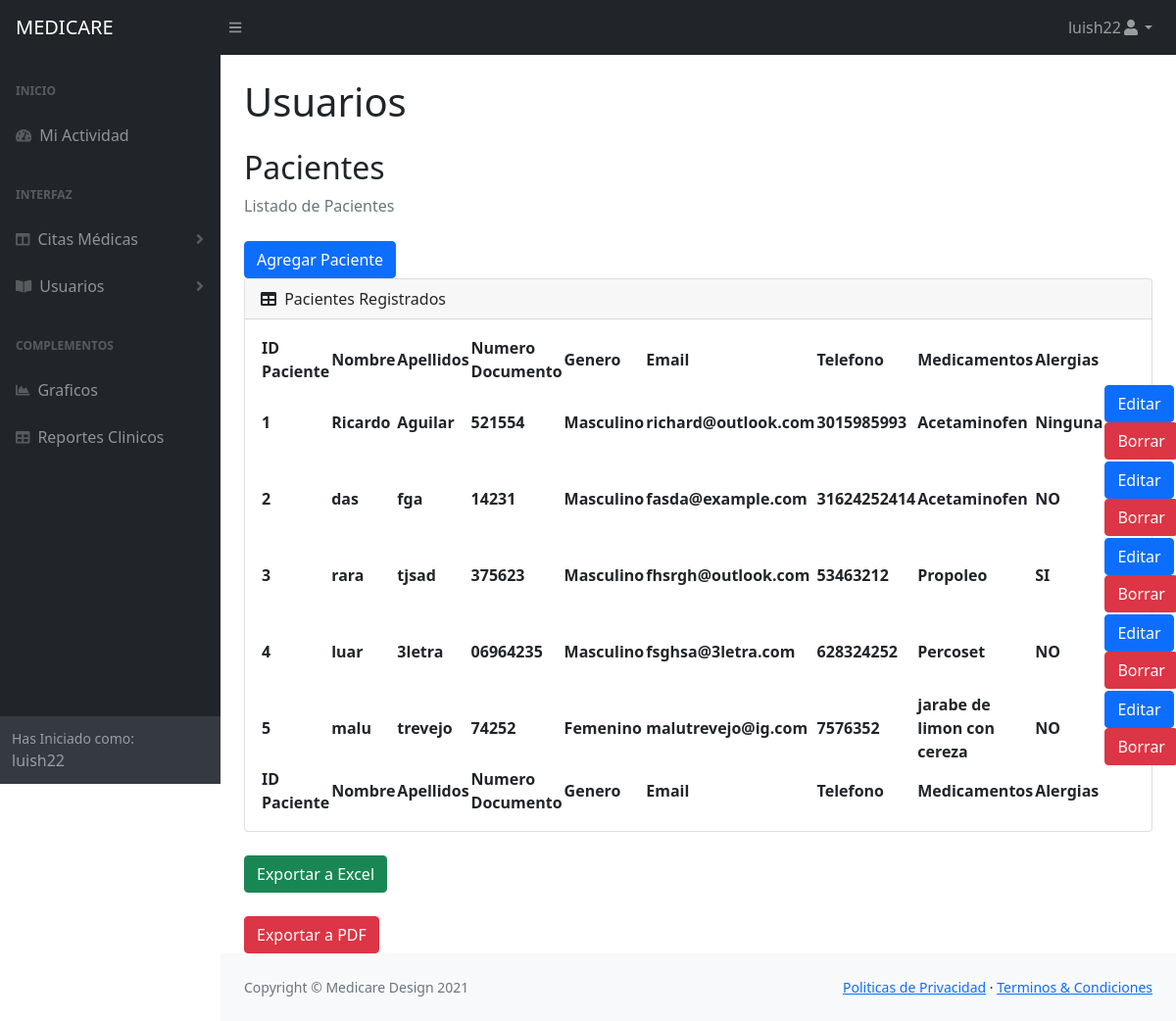
The app's page /listadopacientes.php (signed in) with its own data.
### tables this page shows
CREATE TABLE `pacientes` (
  `id_pacientes` int(11) NOT NULL,
  `nombre_paciente` varchar(55) NOT NULL,
  `apellidos` varchar(55) NOT NULL,
  `num_documento` varchar(55) NOT NULL,
  `genero` varchar(55) NOT NULL,
  `email` varchar(100) NOT NULL,
  `telefono` varchar(55) NOT NULL,
  `enfermedad` varchar(55) NOT NULL,
  `medicamentos` varchar(55) NOT NULL,
  `alergias` varchar(55) NOT NULL
);

### modelo/mysql.php (called while the page is built, shortened)
<?php
class MySQL {
    private $ipServidor = "localhost";
    private $usuarioBase = 'root';
    private $contrasena = '';
    private $conexion;
    public function conectar(){
$this->conexion = mysqli_connect($this->ipServidor, $this->usuarioBase, $this->contrasena);
    }
   public function efectuarConsulta($consulta){
     mysqli_query($this->conexion, "SET lc_time_names = 'es_ES'");
     mysqli_query($this->conexion, "SET NAMES 'utf8'");
     mysqli_query($this->conexion, "SET CHARACTER 'utf8'");
     $this->resultadoConsulta = mysqli_query($this->conexion, $consulta);
     return $this->resultadoConsulta;
   }
}
?>

### listadopacientes.php (the view, shortened to what this page needs)
<?php
$user = $_SESSION['usuario'];
require_once 'modelo/mysql.php';
$mysql = new MySQL;
$mysql->conectar();
$consulta = $mysql->efectuarConsulta("SELECT *
								FROM agendacitas.pacientes");
?>
<!DOCTYPE html>
<html lang="es">
    <head>
        <link href="https://cdn.jsdelivr.net/npm/simple-datatables@latest/dist/style.css" rel="stylesheet" />
        <link href="https://cdn.jsdelivr.net/npm/bootstrap@5.1.3/dist/css/bootstrap.min.css" rel="stylesheet">
        <link href="DASHBOARD/css/styles.css" rel="stylesheet" />
    </head>
    <body class="sb-nav-fixed">
        <nav class="sb-topnav navbar navbar-expand navbar-dark bg-dark">
            <a class="navbar-brand ps-3" href="inicio.php">MEDICARE</a>
            <button class="btn btn-link btn-sm order-1 order-lg-0 me-4 me-lg-0" id="sidebarToggle" href="#!"><i class="fas fa-bars"></i></button>
            <ul class="navbar-nav ms-auto me-0 me-md-3 my-2 my-md-0">
                <li class="nav-item dropdown">
                    <a class="nav-link dropdown-toggle" id="navbarDropdown" href="#" role="button" data-bs-toggle="dropdown" aria-expanded="false"><?php echo $user; ?><i class="fas fa-user fa-fw"></i></a>
                </li>
            </ul>
        </nav>
        <div id="layoutSidenav">
            <div id="layoutSidenav_nav">
                <nav class="sb-sidenav accordion sb-sidenav-dark" id="sidenavAccordion">
                    <div class="sb-sidenav-menu">
                        <div class="nav">
                            <div class="sb-sidenav-menu-heading">Inicio</div>
                            <a class="nav-link" href="inicio.php">
                                <div class="sb-nav-link-icon"><i class="fas fa-tachometer-alt"></i></div>
                                Mi Actividad
                            </a>
                            <div class="sb-sidenav-menu-heading">Interfaz</div>
                            <a class="nav-link collapsed" href="#" data-bs-toggle="collapse" data-bs-target="#collapseLayouts" aria-expanded="false" aria-controls="collapseLayouts">
                                <div class="sb-nav-link-icon"><i class="fas fa-columns"></i></div>
                                Citas Médicas
                                <div class="sb-sidenav-collapse-arrow"><i class="fas fa-angle-down"></i></div>
                            </a>
                            <a class="nav-link collapsed" href="#" data-bs-toggle="collapse" data-bs-target="#collapsePages" aria-expanded="false" aria-controls="collapsePages">
                                <div class="sb-nav-link-icon"><i class="fas fa-book-open"></i></div>
                                 Usuarios
                                <div class="sb-sidenav-collapse-arrow"><i class="fas fa-angle-down"></i></div>
                            </a>
                            <div class="sb-sidenav-menu-heading">Complementos</div>
                            <a class="nav-link" href="GRAFICOS/chart.php">
                                <div class="sb-nav-link-icon"><i class="fas fa-chart-area"></i></div>
                                Graficos
                            </a>
                            <a class="nav-link" href="historiaclinica.php">
                                <div class="sb-nav-link-icon"><i class="fas fa-table"></i></div>
                                Reportes Clinicos
                            </a>
                        </div>
                    </div>
                    <div class="sb-sidenav-footer">
                        <div class="small">Has Iniciado como:</div>
                        <?php echo $user; ?>
                    </div>
                </nav>
            </div>
            <div id="layoutSidenav_content">
                <main>
                    <div class="container-fluid px-4">
                        <h1 class="mt-4">Usuarios</h1>
						<h2 class="mt-4">Pacientes</h2>
                        <ol class="breadcrumb mb-4">
                        <li class="breadcrumb-item active">Listado de Pacientes</li>
                        </ol>
                        <a href="insertarpaciente.php" class="btn btn-primary">Agregar Paciente</a>
                        <div class="card mb-4">
                            <div class="card-header">
                                <i class="fas fa-table me-1"></i>
                                Pacientes Registrados
                            </div>
                            <div class="card-body">
                                <table id="datatablesSimple">
                                    <thead>
                                        <tr>
										<tr>
									<th> ID Paciente</th>
									<th> Nombre</th>
									<th> Apellidos</th>
									<th> Numero Documento</th>
									<th> Genero</th>
									<th> Email</th>
									<th> Telefono</th>
									<th> Medicamentos</th>
									<th> Alergias</th>
									</tr>
                                        </tr>
                                    </thead>
                                    <tfoot>
                                        <tr>
									<th> ID Paciente</th>
									<th> Nombre</th>
									<th> Apellidos</th>
									<th> Numero Documento</th>
									<th> Genero</th>
									<th> Email</th>
									<th> Telefono</th>
									<th> Medicamentos</th>
									<th> Alergias</th>
                                        </tr>
                                    </tfoot>
                                    <tbody>
                                 <?php while($row = mysqli_fetch_array($consulta)) {?>
                                        <tr>
                                        <th><?php echo $row['id_pacientes'] ?></th>
                                        <th><?php echo $row['nombre_paciente'] ?></th>
                                        <th><?php echo $row['apellidos'] ?></th>
                                        <th><?php echo $row['num_documento'] ?></th>
                                        <th><?php echo $row['genero'] ?></th>
                                        <th><?php echo $row['email'] ?></th>
                                        <th><?php echo $row['telefono'] ?></th>
                                        <th><?php echo $row['medicamentos'] ?></th>
                                        <th><?php echo $row['alergias'] ?></th>
                                        <td><input type="button" class="btn btn-primary" onclick="location.href='editarpaciente.php?id=<?php echo $row['id_pacientes']?>';" value="Editar">
                                       <a  class="btn btn-danger" href="controlador/borrarpaciente.php?id=<?php echo $row['id_pacientes']?>" onclick="return confirm('¿Está seguro que quiere eliminar este usuario?');">Borrar</a>
                                        </tr>
                                        <?php } ?>
                                    </tbody>
                                </table>
                            </div>
                        </div>
                        <form action="#" method="POST">
                        <input type="submit" name="exportar_excel" class="btn btn-success" value="Exportar a Excel">
                                    </form><br>
                        <a href="#" class="btn btn-danger"  value="Exportar a PDF" target="_blank">Exportar a PDF</a>
                    </div>
                </main>
                <footer class="py-4 bg-light mt-auto">
                    <div class="container-fluid px-4">
                        <div class="d-flex align-items-center justify-content-between small">
                            <div class="text-muted">Copyright &copy; Medicare Design 2021</div>
                            <div>
                                <a href="#">Politicas de Privacidad</a>
                                &middot;
                                <a href="#">Terminos &amp; Condiciones</a>
                            </div>
                        </div>
                    </div>
                </footer>
            </div>
        </div>
    </body>
</html>

### records on screen
pacientes: id_pacientes "1", nombre_paciente "Ricardo", apellidos "Aguilar", num_documento "521554", genero "Masculino", email "richard@outlook.com", telefono "3015985993", medicamentos "Acetaminofen", alergias "Ninguna"
pacientes: id_pacientes "2", nombre_paciente "das", apellidos "fga", num_documento "14231", genero "Masculino", email "fasda@example.com", telefono "31624252414", medicamentos "Acetaminofen", alergias "NO"
pacientes: id_pacientes "3", nombre_paciente "rara", apellidos "tjsad", num_documento "375623", genero "Masculino", email "fhsrgh@outlook.com", telefono "53463212", medicamentos "Propoleo", alergias "SI"
pacientes: id_pacientes "4", nombre_paciente "luar", apellidos "3letra", num_documento "06964235", genero "Masculino", email "fsghsa@3letra.com", telefono "628324252", medicamentos "Percoset", alergias "NO"
pacientes: id_pacientes "5", nombre_paciente "malu", apellidos "trevejo", num_documento "74252", genero "Femenino", email "malutrevejo@ig.com", telefono "7576352", medicamentos "jarabe de limon con cereza", alergias "NO"

### other values on screen
$user "luish22"
